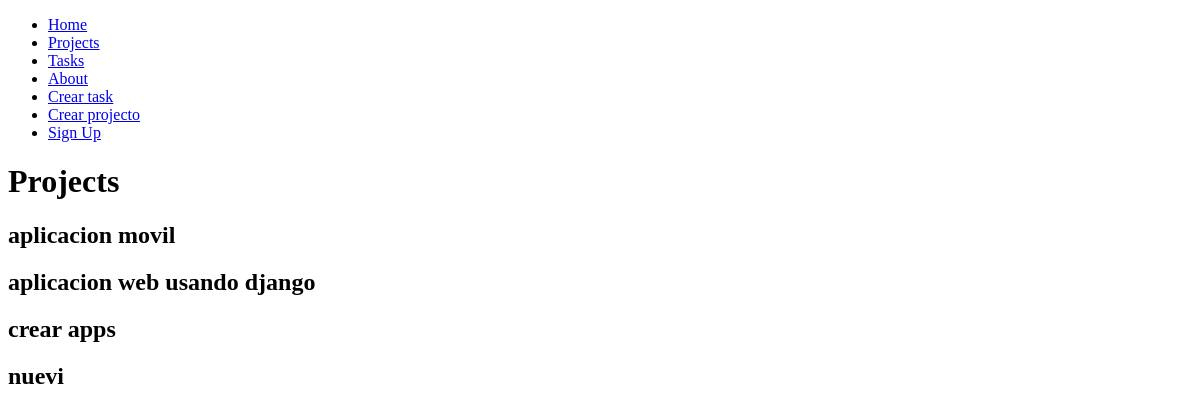
Page /projects/ on the earlier database version.
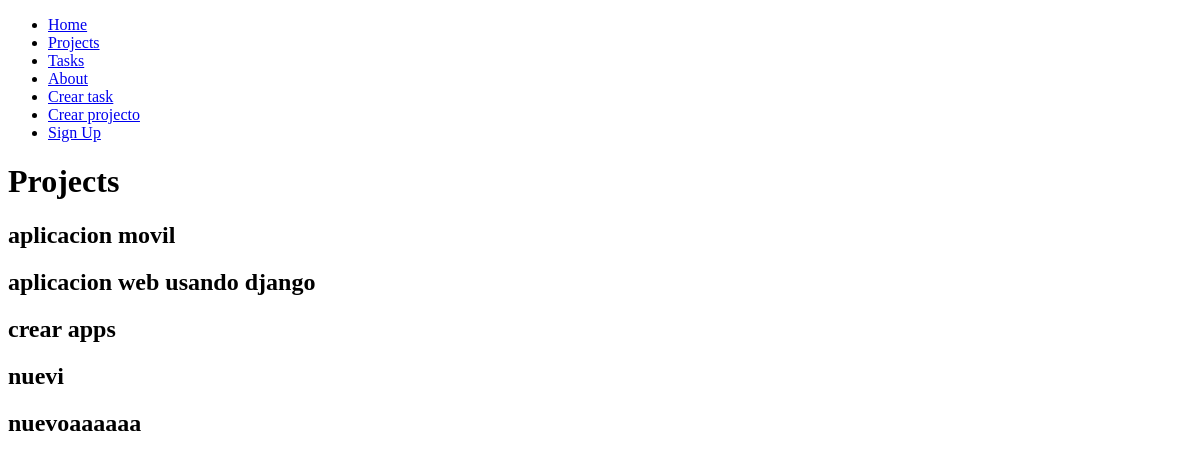
Same page on the later database version.
### myapp/models.py (models this page shows, shortened)
class Project(models.Model):
    name = models.CharField(max_length=200)

### myapp/views.py (the view)
# urls.py: path("projects/", views.projects),
def projects(request):
    projects = Project.objects.all()
    return render(request, "projects.html", {"projects": projects})

### myapp/templates/projects.html
{% extends 'base.html' %} {% block content %}
<h1>Projects</h1>
{% for project in projects %}
<article>
    <h1>{{project.name}}</h1>
</article>
{% endfor %} {% endblock %}

Differences in the rows shown:
added Project: name "nuevoaaaaaa"
